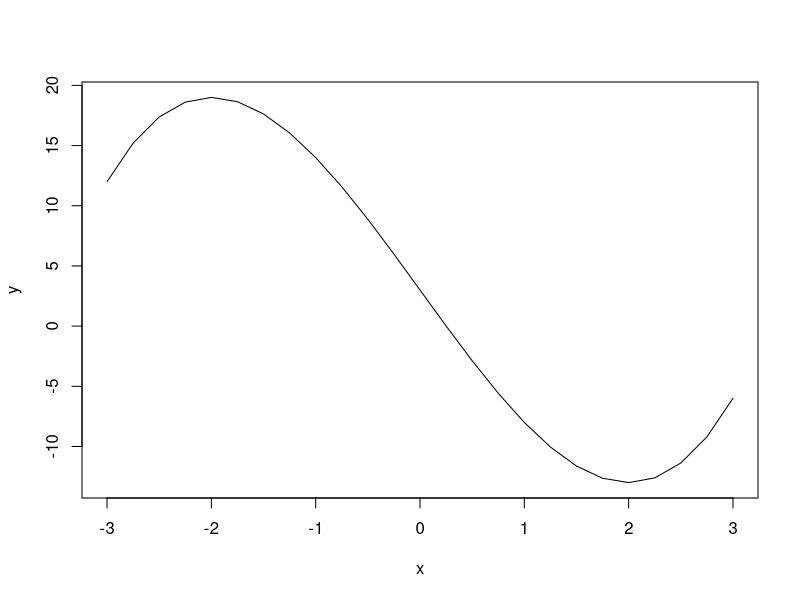
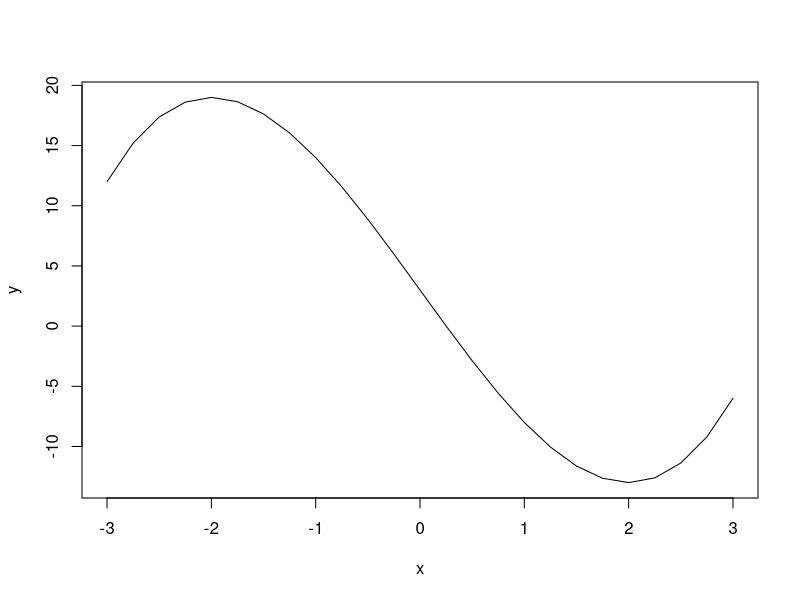
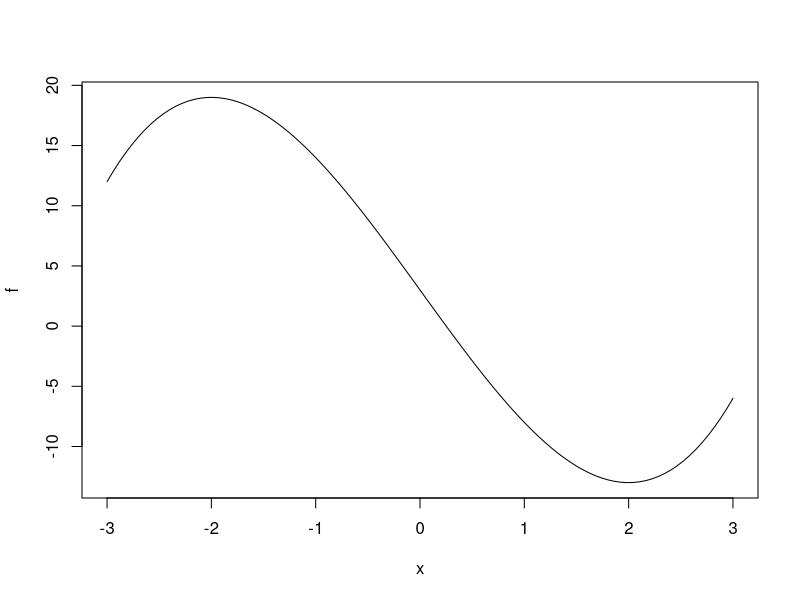
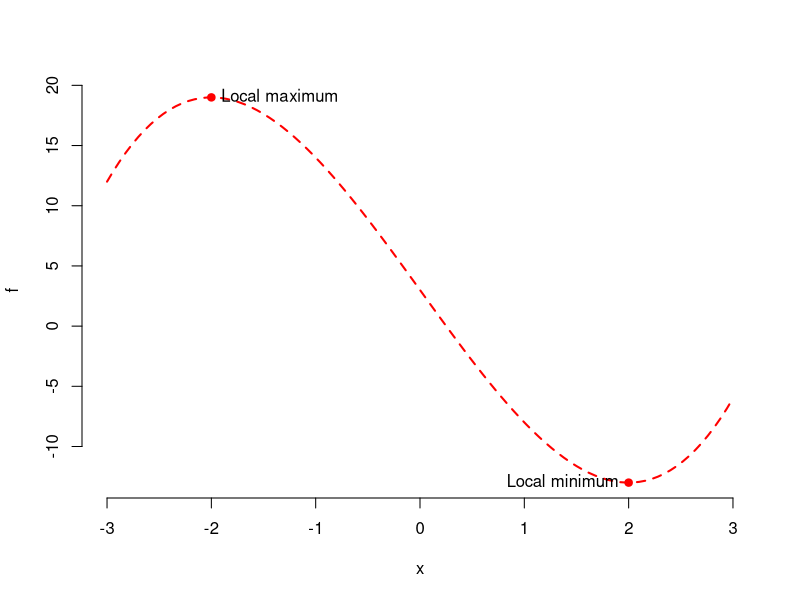

Reproduce these figures in R, in order.
f <- function(x) {
    return(x^3-12*x+3)
}

f(4)

(f(5)-f(3))/f(4)

f1 <- function(x) {
    y <- x^3-12*x+3
    return(y)
}

(f1(5)-f1(3))/f1(4)

f2 <- function(x) {
    term1 <- x*x*x
    term2 <- -12*x
    term3 <- 3
    out = term1 + term2 + term3
    return(out)
}

(f2(5)-f2(3))/f2(4)

h <- function(x,y,z) {
    return(x+y-z)
} 

h(1,2,3)

newvar <- 5 # defines a new global variable

newvar

newvar2 <- newvar + 1
newvar2

newfun <- function(x) {
 return(x+newvar)
}

newfun(2)

f2 <- function(x) {
    term1 <- x*x*x
    term2 <- -12*x
    term3 <- 3
    out = term1 + term2 + term3
    return(out)
}

options(repr.plot.width=4, repr.plot.height=4, repr.plot.res=240)
options(jupyter.plot_mimetypes = "image/png") 

x <- seq(-3,3,0.25)
y <- x^3-12*x+3

plot(x,y,type="l")

x <- seq(-3,3,0.25)
y <- f(x)

plot(x,y,type="l")

plot(f, from=-3, to=3)

plot(f, from=-3, to=3,
    lty=2,
    lwd=2,
    col="red",
    frame=FALSE)

points(c(-2,2), f(c(-2,2)), pch=19, col="red")

text(2, f(2), "Local minimum", pos=2)
text(-2, f(-2), "Local maximum", pos=4)
